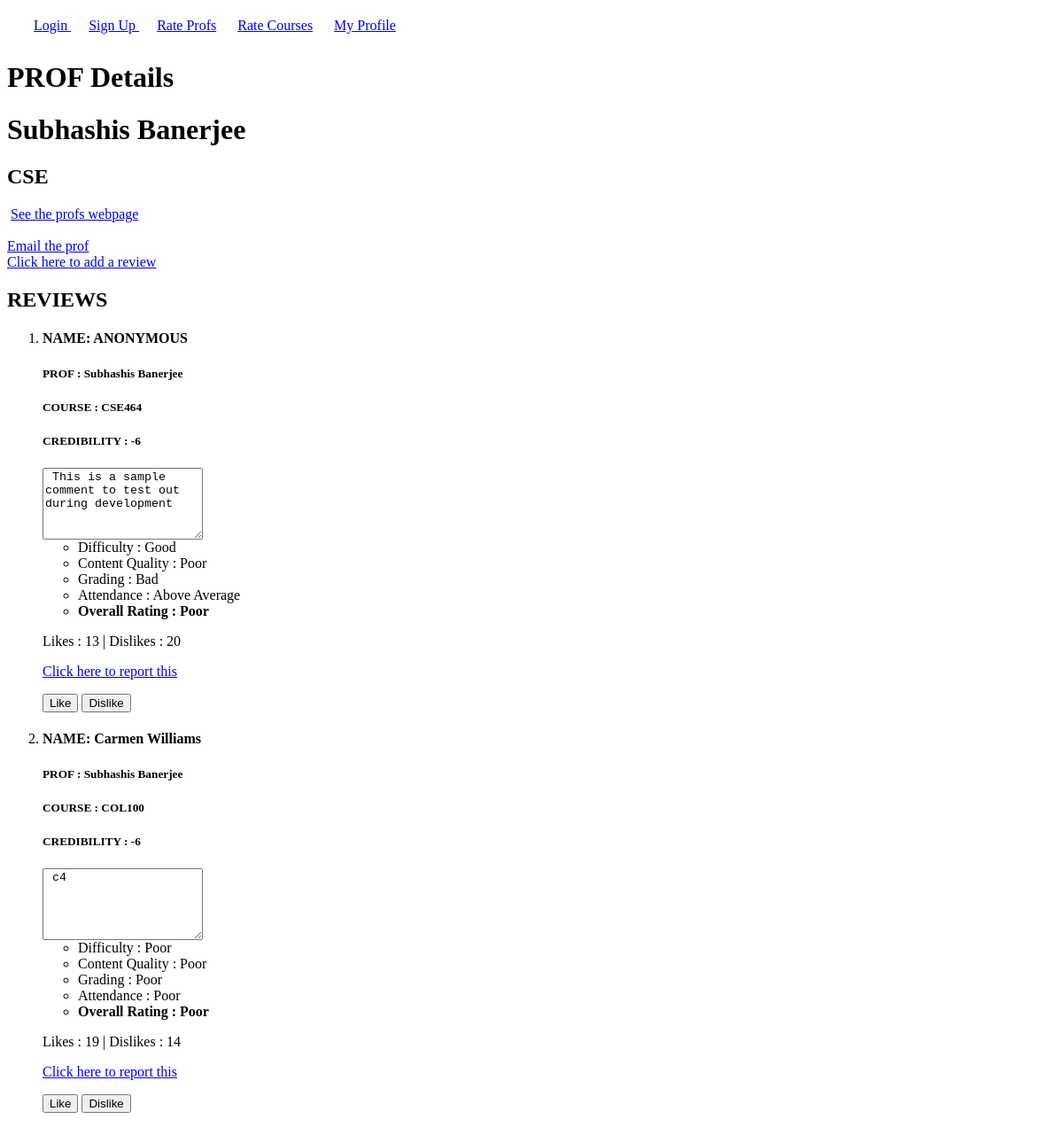
Before: /rate/profs/1/ with the older database file.
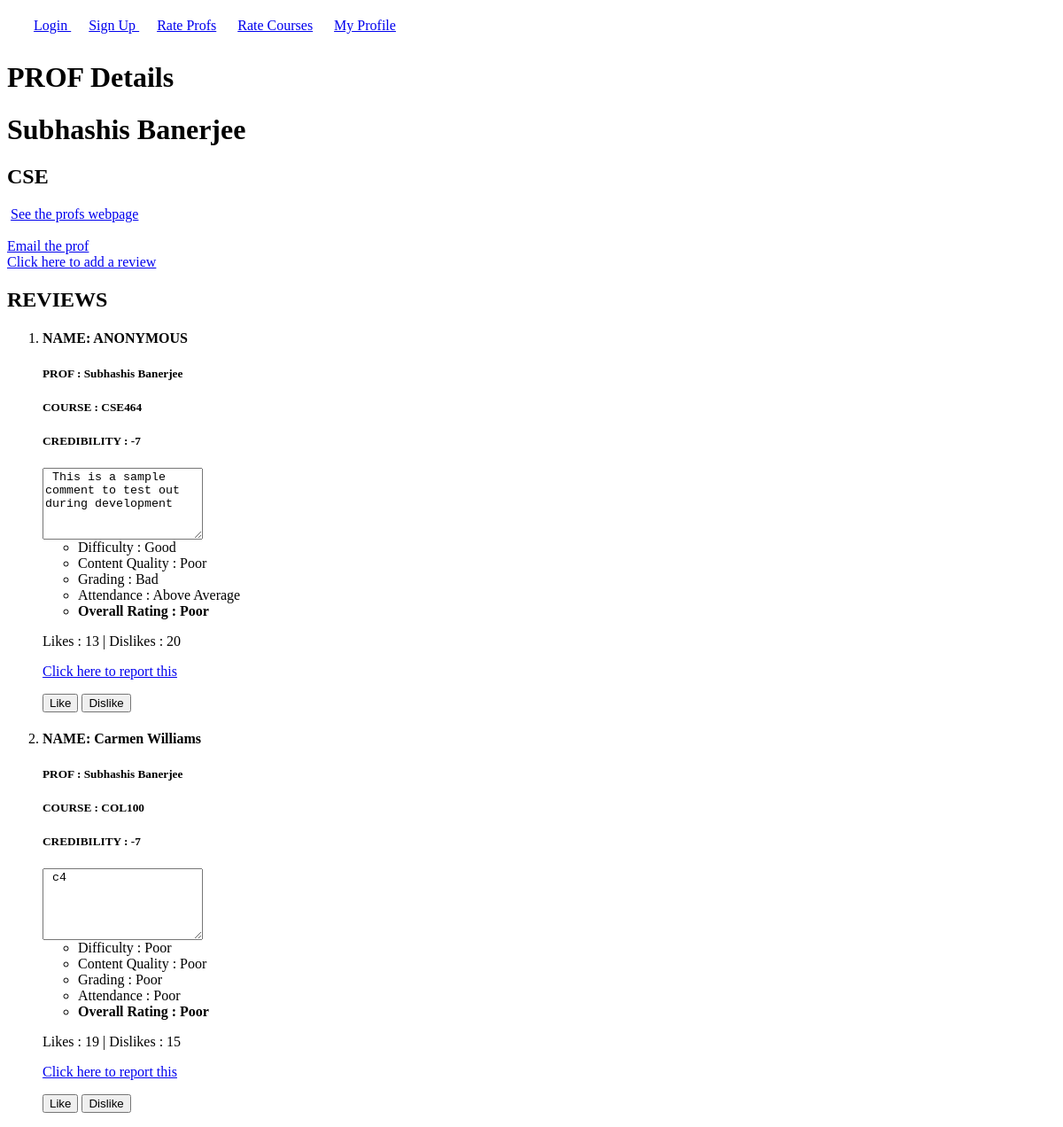
After: the same page with the newer database file.
### rate/models.py (models this page shows, shortened)
class Profs(models.Model):
    dept = models.ForeignKey("Dept", on_delete=models.CASCADE)
    name = models.CharField(max_length=100)
    email = models.EmailField(max_length=254)
    webpage = models.URLField(max_length=200)

class Dept(models.Model):
    name = models.CharField(max_length=10)

class Review(models.Model):
    RatingChoices = (
        (0, "Poor"),
        (1, "Bad"),
        (2, "Average"),
        (3, "Above Average"),
        (4, "Good"),
        (5, "Excellent"),
    )
    user = models.ForeignKey(User, on_delete=models.CASCADE,null=True,blank=True)
    timestamp = models.DateTimeField(auto_now=False, auto_now_add=True,null=True)
    comment = models.TextField(max_length=4096)
    isAnonymous = models.BooleanField(default=False,verbose_name="Remain Anonymous?")
    prof = models.ForeignKey("Profs", on_delete=models.CASCADE,null=True)
    course = models.ForeignKey("Courses", on_delete=models.CASCADE,null=True)
    difficulty = models.IntegerField(choices = RatingChoices,default=0)
    content_quality =models.IntegerField(choices = RatingChoices,default=0)
    grading = models.IntegerField(choices = RatingChoices,default=0)
    attendance = models.IntegerField(choices = RatingChoices,default=0)
    overall_rating =models.IntegerField(choices = RatingChoices,default=0)
    likes = models.PositiveIntegerField(default=0)
    dislikes = models.PositiveIntegerField(default=0)

class Courses(models.Model):
    dept = models.ForeignKey("Dept", on_delete=models.CASCADE)
    title = models.CharField(max_length=100)
    code = models.CharField(max_length=10)

class Credibility(models.Model):
    user = models.OneToOneField(User, on_delete=models.CASCADE,null=True)
    trust = models.IntegerField(default=0)

### rate/views.py (the view)
# urls.py: url(r'^profs/(?P<pk>[0-9]+)/$', ProfPage, name="p_data"),
def ProfPage(request, pk):
    prof_data = get_object_or_404(Profs,pk=pk)
    return render(request=request, template_name="prof/prof_page.html", context={"prof_data": prof_data, "reviews": prof_data.review_set.all(),"id":pk})

### rate/templates/prof/prof_page.html (shortened to what this page needs)
{% extends '../detail.html' %}
{% block bio %}
<h1> PROF Details </h1>
<h1> {{prof_data.name}} </h1>
<h2> {{prof_data.dept.name}} </h2>
<a href = "http://{{prof_data.webpage}}"> See the profs webpage </a>
<br/><br/>
<a href = "mailto:{{prof_data.email}}?Subject=Hello" _target="top"> Email the prof </a> <br/>
<a href = {% url 'prof_review' id%}> Click here to add a review </a>
{% endblock bio %}

### rate/templates/detail.html (shortened to what this page needs)
{% extends 'base.html' %}
{% block base_body %}
<div id = "bio">
    {% block bio %}
    {% endblock bio%}
</div>
<div id="reviews">
<h2> REVIEWS </h2>
</div>
<div id ="add_review">
<ol>
{% for review in reviews %}
{% include "display_review.html" %}
{% endfor %}
</ol>
</div>
{% endblock base_body %}

### rate/templates/base.html (shortened to what this page needs)
<nav>
<ul>
<li>
    {% if user.is_authenticated %}
    <a href="{% url 'logout' %}"> Logout {{user.username}} </a>
    {% else %}
    <a href = "{% url 'login' %}"> Login </a>
    {% endif %}
<li> <a href="{% url 'signup' %}"> Sign Up </a>
<li> <a href="{% url 'profs' %}"> Rate Profs</a>
<li> <a href="{% url 'courses' %}"> Rate Courses</a>
<li> <a href="{% url 'user_profile' %}"> My Profile</a>
</ul>
</nav>
{% block base_body %}
{% endblock base_body %}

### rate/templates/display_review.html
        <li>
            {% if review.isAnonymous %}
                <h4> NAME: ANONYMOUS </h4>
            {% else %}
                <h4> NAME: {{review.user.first_name}} {{review.user.last_name}}
            {% endif %}
            {% if review.prof is not None %}
            <h5> PROF : {{review.prof.name}} </h5>
            {% endif %}
            {% if review.course is not None %}
            <h5> COURSE : {{review.course.code}} </h5>
            {% endif %}
            {% if review.user.credibility %}
            <h5> CREDIBILITY : {{review.user.credibility.trust}} </h5>
            {% endif %}
             <textarea name="text" wrap="hard" rows="5" cols="20" readonly > {{review.comment}} </textarea>
            <div class = "ratings">
                <ul>
                    <li> Difficulty : {{review.get_difficulty_display}}
                    <li> Content Quality : {{review.get_content_quality_display}}
                    <li> Grading : {{review.get_grading_display}}
                    <li> Attendance : {{review.get_attendance_display}}
                    <li> <b> Overall Rating : {{review.get_overall_rating_display}} </b>
                </ul>
            </div>
            <div>
            <p> Likes : {{review.likes}} | Dislikes : {{review.dislikes}} </p>
            </div>
            {% if review.user != user %}
            <p> <a href = {% url 'report' review.id%}> Click here to report this </a></p>
            <button type="submit" name="like"  onclick = "location.href =  '{% url 'like' review.id%}'">Like</button>
            <button type="submit" name="dislike"  onclick = "location.href = '{% url 'dislike' review.id%}'">Dislike</button>
            {% endif %}

### rate/templates/base.html (style rules this page uses)
nav ul { list-style-type: none; margin: 10px; padding:10px; }
nav li { display:inline; margin:10px; }

Changed rows visible on the page:
changed through a linked row, Review "Good": user.credibility.trust "-6" → "-7"
changed Review "Carmen": user.credibility.trust "-6" → "-7"; dislikes "14" → "15"
